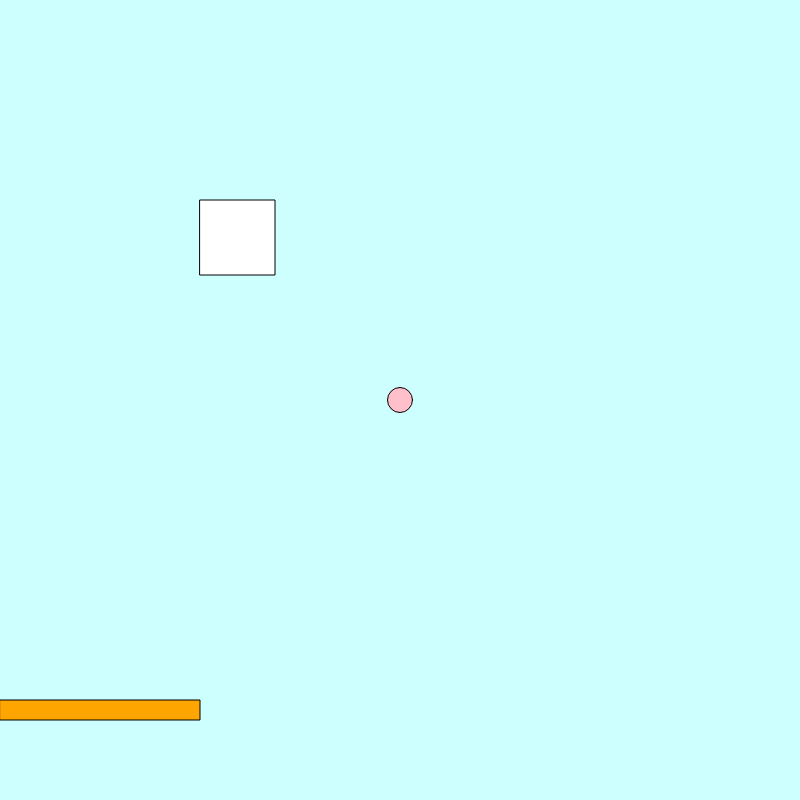
Frame 1 (no input)
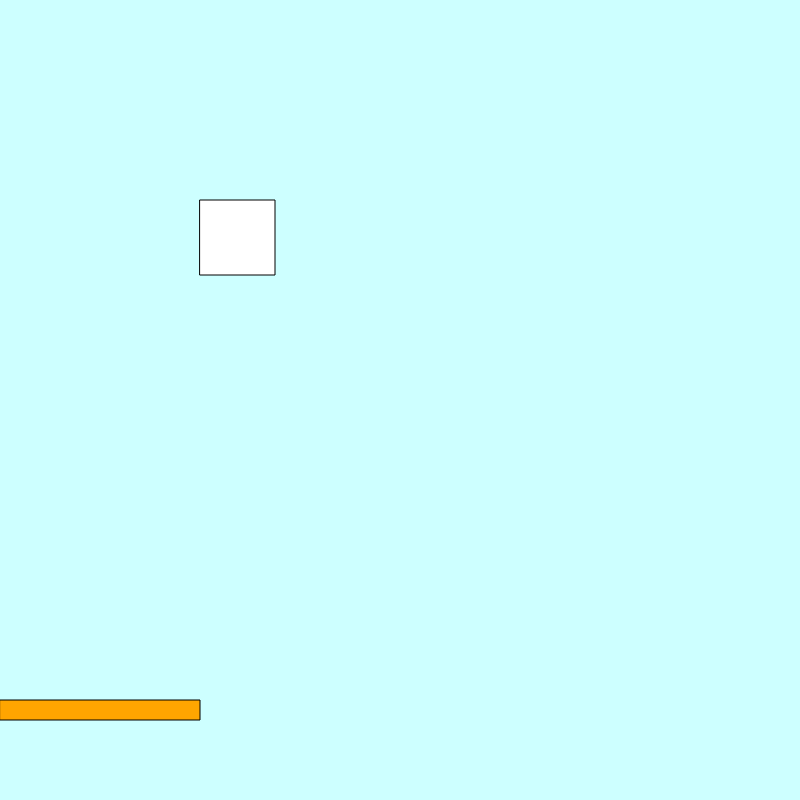
Frame 60 (no input)
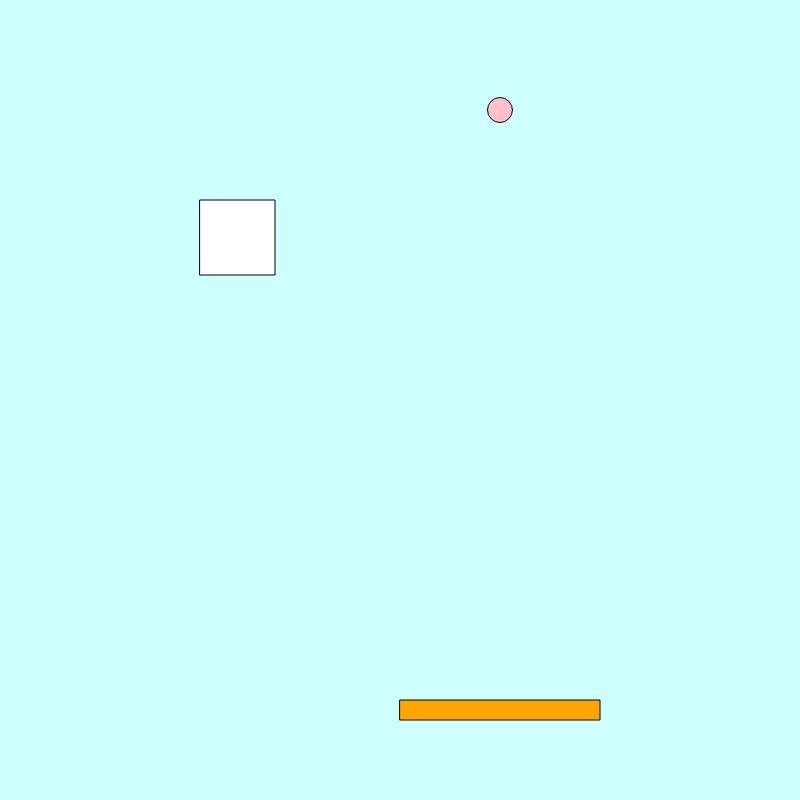
Frame 120 (the mouse pressed at the canvas centre since frame 60)

The p5.js sketch that drew these frames (run headless with seeded random() and noise() and a simulated clock; from frame 60 on, the mouse is pressed at the canvas centre):

// p5.js sketch
// ── sketch.js
var toyX=400      
var toyY=400
var catX=200
var catY=200

function setup() {
  createCanvas(800, 800);
  noCursor()
}

function draw() {
  background(205,255,255);
  fill('orange')
  rect(mouseX,700,200,20)
  fill('pink')
  ellipse(toyX,toyY,25,25)
  
  toyY=toyY-10
     
  //cat
  fill('white')
  rect(catX,catY,75,75)
  
  if(toyX>catX && toyX<catX+75 && toyY<catY+75){
     catX=random(100,700)
     catY=random(400)
}
}


function mousePressed(){
  toyX=mouseX+100
  toyY=700
}
